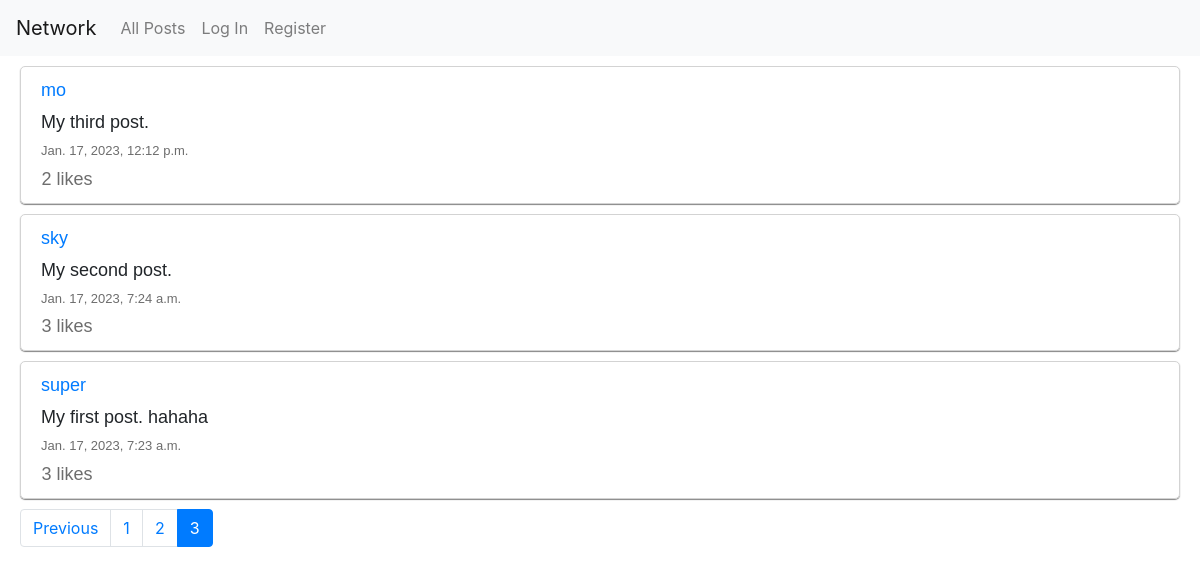
/?page=3, run on the app's committed database.
### network/models.py (models this page shows, shortened)
class Post(models.Model):
    content = models.CharField(default="", max_length=500)
    user = models.ForeignKey(User, on_delete=models.CASCADE, related_name="post", null=True)
    date = models.DateTimeField(null=True)
    like = models.IntegerField(default=0)

class User(AbstractUser):
    pass

### network/views.py (the view, shortened to what this page needs)
# urls.py: path("", views.index, name="index"),
def index(request):
    posts = Post.objects.all().order_by("-date")
    paginator = Paginator(posts, 10)
    page_number = request.GET.get('page')
    page_obj = paginator.get_page(page_number)
    list = [i for i in range(1,paginator.num_pages+1)]
    return render(request, "network/index.html", {
        "form" : newpost(),
        "empty" : Like.objects.none(),
        "page_obj": page_obj,
        "list": list
    })

### network/templates/network/index.html (shortened to what this page needs)
{% extends "network/layout.html" %}
{% load static %}
{% block body %}
    {% for post in page_obj %}
        <div class = "single_post">
        <div><a href="{% url 'profile' id=post.user.id %}">{{post.user}}</a></div>
        <div id="content{{post.id}}" class="p_content">{{post.content}}</div>
        <div class="date">{{post.date}}</div>
        {% if user.is_authenticated %}
        {% for liker in post.r_post.all%}
            {% if user == liker.user %}
            <div class="exist" value="{{post.id}}"></div>
            {% endif %}
        {% endfor %}
        <div id="unlike{{post.id}}" style="display: none;" class="like_button">
            <button type="button" class="btn btn-link unlike" value="{{post.id}}">
                <svg xmlns="http://www.w3.org/2000/svg" width="16" height="16" fill="red" class="bi bi-heart-fill" viewBox="0 0 16 16">
                <path fill-rule="evenodd" d="M8 1.314C12.438-3.248 23.534 4.735 8 15-7.534 4.736 3.562-3.248 8 1.314z"/>
                </svg>
            </button>
        </div>
        <div id="like{{post.id}}" style="display: block;" class="like_button">
            <button type="button" class="btn btn-link like" value="{{post.id}}">
                <svg xmlns="http://www.w3.org/2000/svg" width="16" height="16" fill="black" class="bi bi-heart" viewBox="0 0 16 16">
                    <path d="m8 2.748-.717-.737C5.6.281 2.514.878 1.4 3.053c-.523 1.023-.641 2.5.314 4.385.92 1.815 2.834 3.989 6.286 6.357 3.452-2.368 5.365-4.542 6.286-6.357.955-1.886.838-3.362.314-4.385C13.486.878 10.4.28 8.717 2.01L8 2.748zM8 15C-7.333 4.868 3.279-3.04 7.824 1.143c.06.055.119.112.176.171a3.12 3.12 0 0 1 .176-.17C12.72-3.042 23.333 4.867 8 15z"/>
                </svg>
            </button>
        </div>
        <div id="number{{post.id}}" class="like_num">{{post.like}}</div>
        {% else %}
        <div id="number{{post.id}}" class="like_num notuser">{{post.like}} likes</div>
        {% endif %}
        </div>
    {% endfor %}
    <nav aria-label="..." class="pag">
        <ul class="pagination">
            {% if page_obj.has_previous %}
            <li class="page-item">
            <a class="page-link" href="?page={{ page_obj.previous_page_number }}" tabindex="-1" aria-disabled="true">Previous</a>
            </li>
            {% endif %}
            {% for l in list %}
                {% if l == page_obj.number %}
                    <li class="page-item active" aria-current="page">
                    <a class="page-link" href="?page={{l}}">{{ l }}<span class="sr-only">(current)</span></a>
                    </li>
                {% else %}
                    <li class="page-item"><a class="page-link" href="?page={{l}}">{{l}}</a></li>
                {% endif %}
            {% endfor %}
        </ul>
    </nav>
{% endblock %}

### network/static/network/styles1.css (style rules this page uses)
.single_post { border: 1px solid lightgray; border-radius: 5px; margin-top: 10px; margin-left: 20px; margin-right: 20px; margin-bottom: 10px; padding-top: 10px; padding-bottom: 10px; padding-left: 20px; font-family: "Helvetica"; font-style: normal; font-weight: 400; font-size: large; box-shadow: 0 1px 1px rgba(103, 103, 103, 0.8); }
.pag { margin-left: 20px; margin-top: 10px; }
.date { color: rgb(109, 109, 109); font-size: 13px; margin-bottom: 5px; }
.like_num { margin-left: -5px; color: rgb(109, 109, 109); display: inline; }
.p_content { margin-top: 5px; margin-bottom: 5px; }
.notuser { margin-left: 0.5px; }

### data on the page
Post: user "mo", content "My third post.", date "Jan. 17, 2023, 12:12 p.m.", like "2"
Post: user "sky", content "My second post.", date "Jan. 17, 2023, 7:24 a.m.", like "3"
Post: user "super", content "My first post. hahaha", date "Jan. 17, 2023, 7:23 a.m.", like "3"

### other printed values
{{ l }} "1" "2"
{{ l }} "3"
